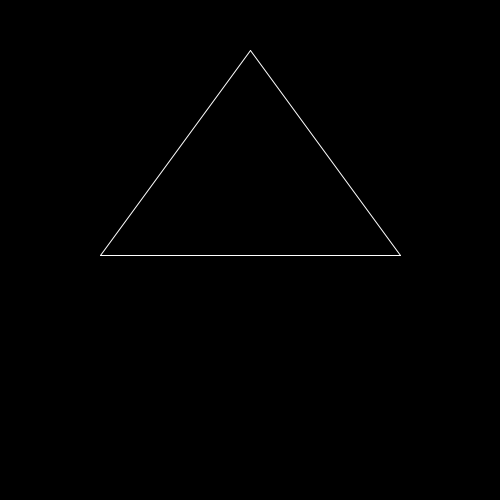
Frame 1 (no input)
Frame 60 (the mouse pressed at the canvas centre just before this capture): identical to frame 1, image omitted
Frame 120 (the mouse held since frame 60 and released just before this capture): identical to frame 1, image omitted

The Processing sketch that drew this single still picture (run headless with seeded random() and noise(); from frame 60 on, the mouse is pressed at the canvas centre):

// Processing sketch: sketch_9_8
// ── sketch_9_8.pde
void setup(){
size(500,500);

}

void draw(){
background(0,0,0);
tekenDriehoek(100,255,250,50,400,255);


}

void tekenDriehoek(int x1, int y1, int x2, int y2, int x3, int y3) {
    // teken een driehoek m.b.v. de meegegeven data (parameters)
 stroke(255);
  
  line(x1, y1, x2, y2);
  line(x2, y2, x3, y3);
  line(x3, y3, x1, y1);

}
